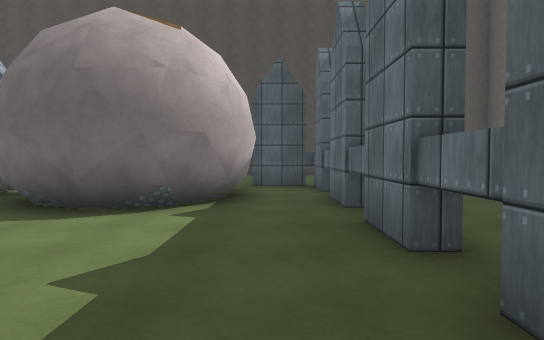
view 1 (above)

19 first-person views from a walk through a Unity game level. The camera is 1.4 m above the floor, tilts 2° down and sees 75° across. The floor is counted in squares, 2 m on a side. Each view is taken from the middle of a square. On the plan, view 1 faces up. The plan holds only what a view shows up to about 11 squares ahead; the rest is blank. The place goes on beyond the plan. Some surface patterns are stand-ins.

view 2
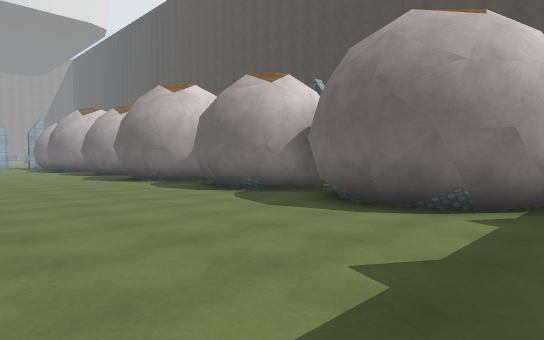

view 3
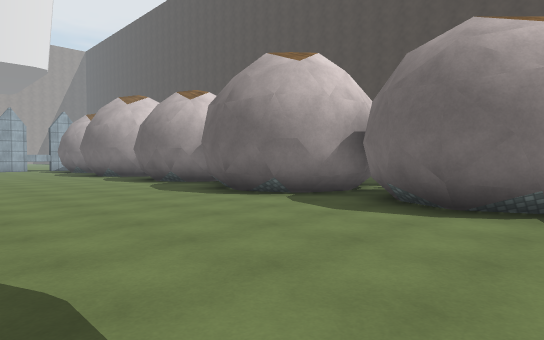

view 4
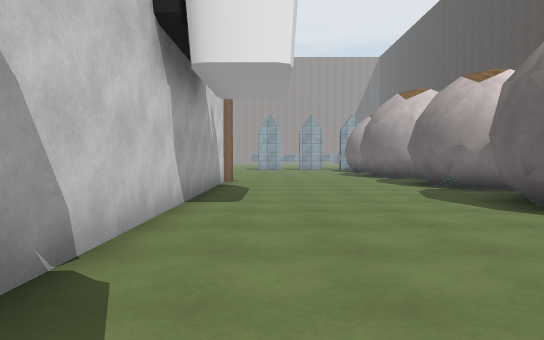

view 5
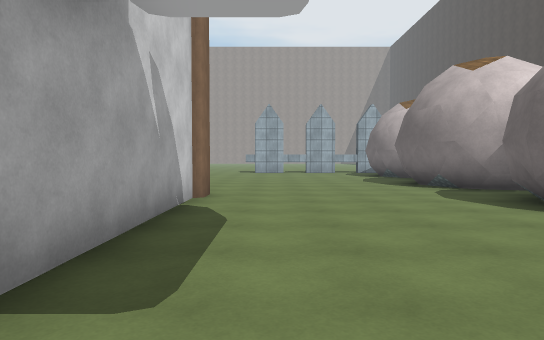

view 6
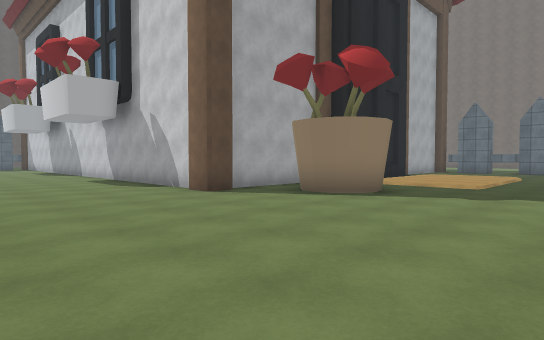

view 7
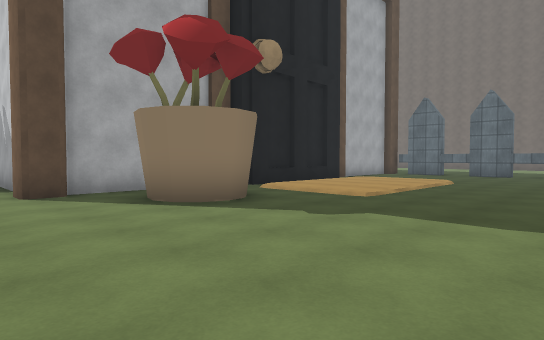

view 8
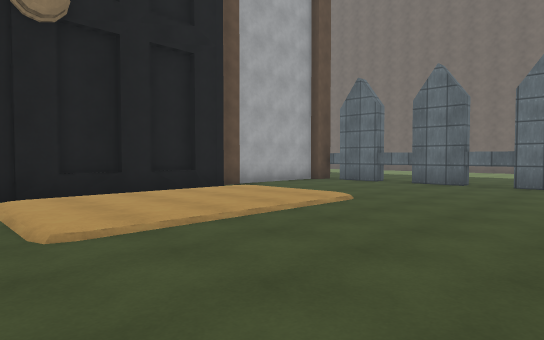

view 9
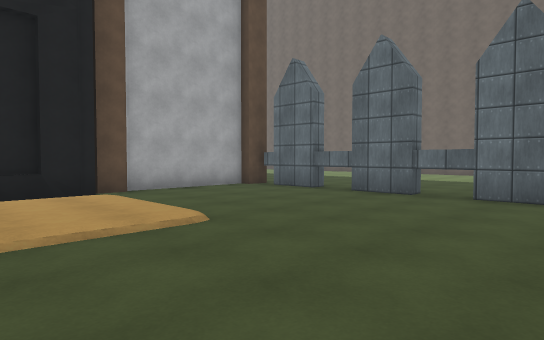

view 10
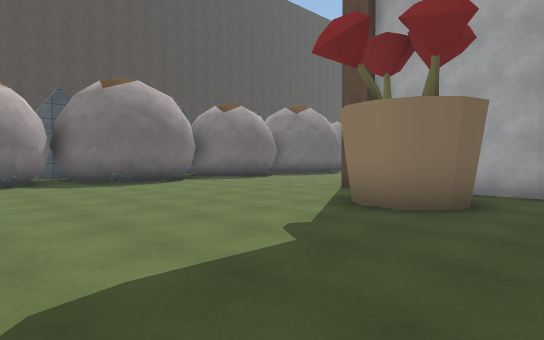

view 11
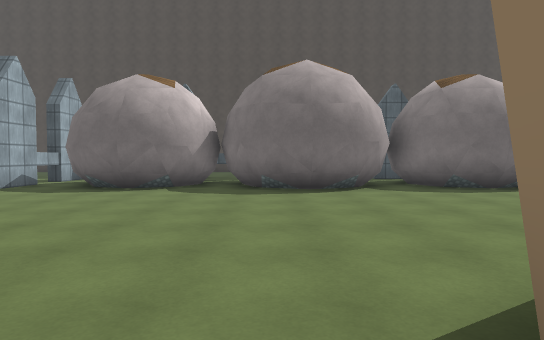

view 12
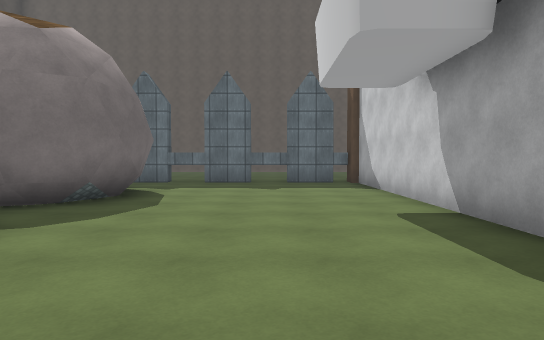

view 13
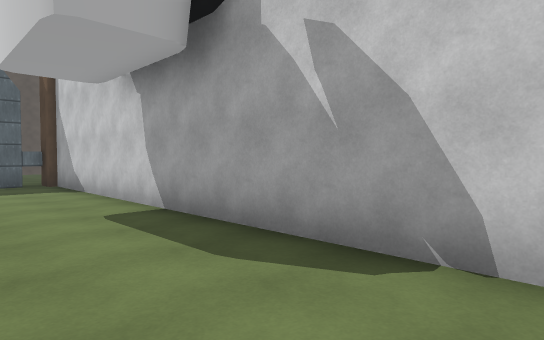

view 14
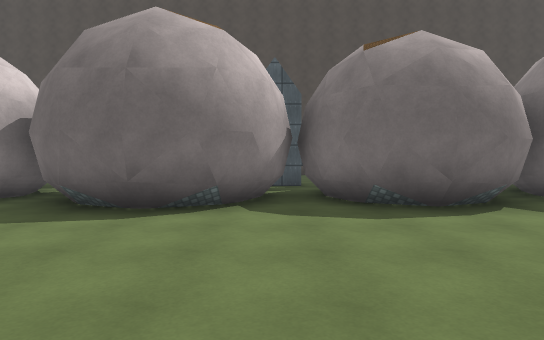

view 15
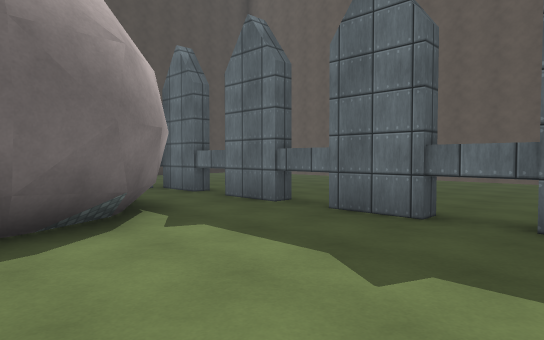

view 16
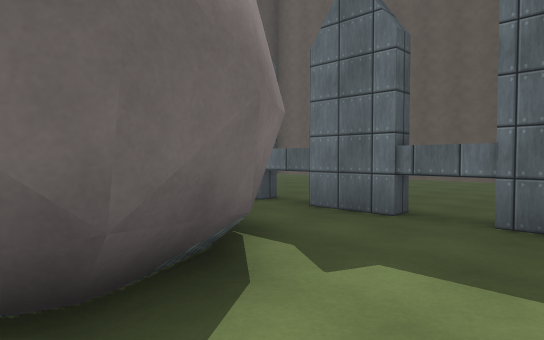

view 17
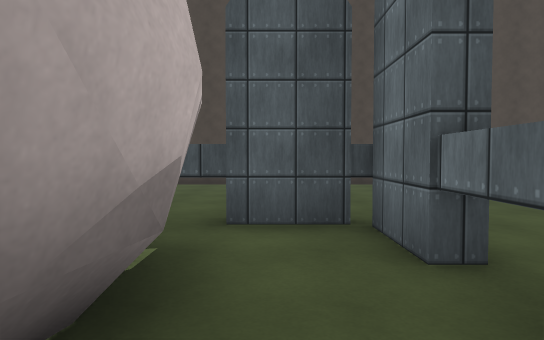

view 18
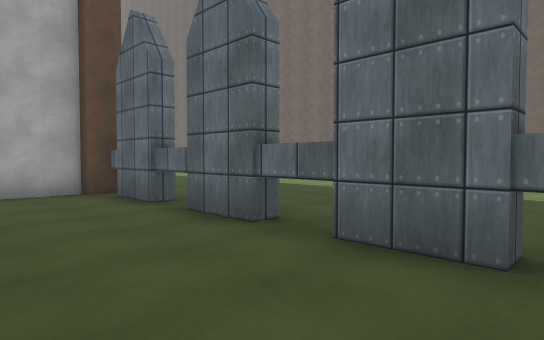

view 19
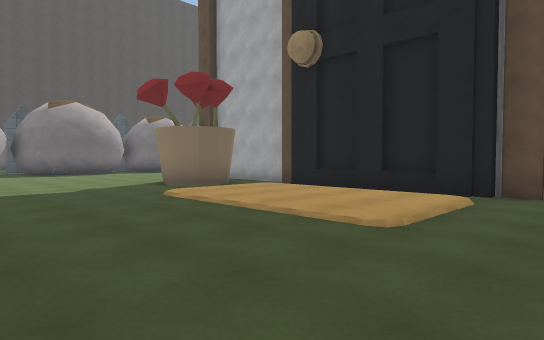

### Floor plan
Key: @ floor where view 1 was taken; # wall or solid block; . main floor; : floor 0.25 m higher than the main floor; / step, stairs or slope; T thing the floor can be seen under or through.
Columns run from 24 left of view 1 to 9 right of it. Each row starts with its distance up from view 1.
 14                       ..
 13                       ..
 12                       ..
 11                       .. ..
 10                        . ....
  9                ##      ###...
  8                        #.T.....
  7           ###          #.T.......#
  6   ### #####.# #######  #.T.......#
  5 ###.###.###.###..##.####.T.......#
  4 .........................T.......#
  3 .........................T.......#
  2 .........................T......
  1 .........................T
  0 ........................@#
 -1 ........##################
 -2 .....##.#
 -3 .....##.#
 -4 ........#
 -5 ....::/##
 -6 ....::/#
 -7 ....::/#
 -8 ....::/#
 -9 ....::/##
-10 ........#
-11 ........#
-12 ........#
-13 .......##
-14 #TTTTTTT
-15 ........
-16  ......
-17  . ....
-18    .....
-19    .. ..

Where each view was taken, in squares from view 1:
view 1: 0 up, 0 right, facing up
view 2: 0 up, 0 right, facing up-left
view 3: 0 up, 5 left, facing up-left
view 4: 1 up, 6 left, facing left
view 5: 1 up, 10 left, facing left
view 6: 4 up, 23 left, facing down-right
view 7: 1 up, 24 left, facing down-right
view 8: 4 down, 24 left, facing down-right
view 9: 7 down, 24 left, facing down-right
view 10: 5 down, 24 left, facing up-right
view 11: 3 down, 20 left, facing up
view 12: 2 up, 9 left, facing right
view 13: 2 up, 9 left, facing down-right
view 14: 0 up, 9 left, facing up
view 15: 1 up, 3 left, facing up-right
view 16: 3 up, 3 left, facing up-right
view 17: 5 up, 0 right, facing up
view 18: 11 down, 24 left, facing down-right
view 19: 11 down, 24 left, facing up-right
